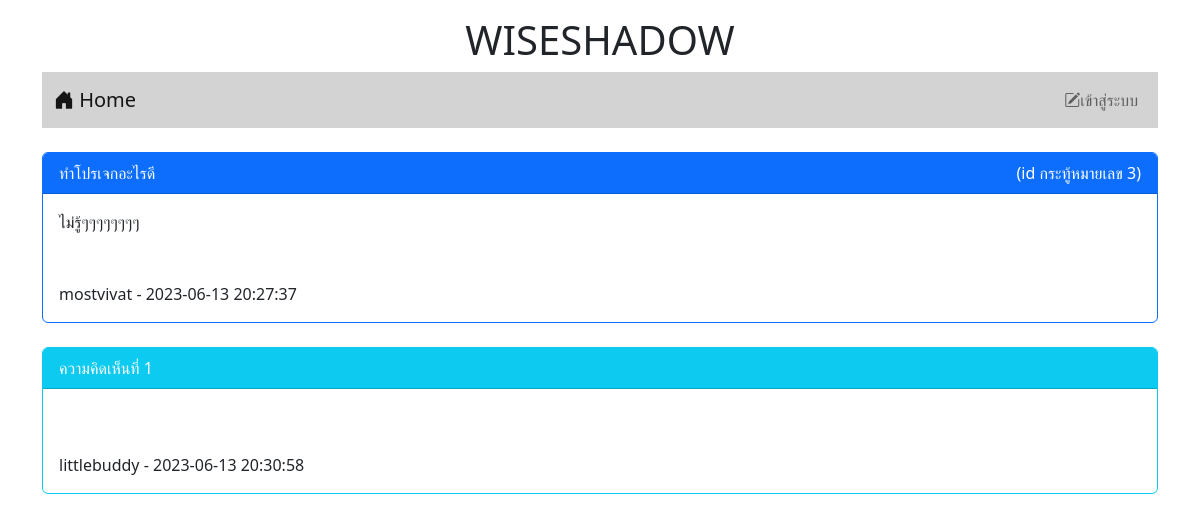
Screenshot of /post.php?id=3 with the database file from the repository.
### tables this page shows
CREATE TABLE `post` (
  `id` int(11) NOT NULL,
  `title` varchar(128) NOT NULL,
  `content` varchar(2048) NOT NULL,
  `post_date` datetime NOT NULL,
  `cat_id` int(11) NOT NULL,
  `user_id` int(11) NOT NULL
);

CREATE TABLE `user` (
  `id` int(11) NOT NULL,
  `login` varchar(32) NOT NULL,
  `password` varchar(64) NOT NULL,
  `name` varchar(64) NOT NULL,
  `gender` char(1) NOT NULL,
  `email` varchar(32) NOT NULL,
  `role` char(1) NOT NULL
);

CREATE TABLE `comment` (
  `id` int(11) NOT NULL,
  `content` varchar(20148) NOT NULL,
  `post_date` datetime NOT NULL,
  `user_id` int(11) NOT NULL,
  `post_id` int(11) NOT NULL
);

### Src/post.php (the view, shortened to what this page needs)
<!DOCTYPE html>
<html lang="en">
<head>
    <link rel="stylesheet" href="https://cdn.jsdelivr.net/npm/bootstrap-icons@1.9.1/font/bootstrap-icons.css">
    <link href="https://cdn.jsdelivr.net/npm/bootstrap@5.2.2/dist/css/bootstrap.min.css" rel="stylesheet">
</head>
<body>
    <div class="container">
    <h1 style="text-align: center;" class="mt-3">WISESHADOW</h1>
        <?php include "nav.php" ?>
        <br>
        <div class="card text-dark bg-white border-primary">
            <div class="card-header bg-primary text-white" >
                <?php
                    $id = $_GET["id"];
                    $conn = new PDO("mysql:host=localhost;dbname=webboard;charset=utf8","root","");
                    $sql = "SELECT * FROM post where id=$id";
                    $query = $conn->query($sql);
                    $result = $query->fetch(PDO::FETCH_ASSOC);
                    $title = $result["title"];
                    $content = $result["content"];
                    $post_date = $result["post_date"];
                    echo "<span style='float:right'>(id กระทู้หมายเลข $id)</span>";
                    echo $title;
                ?>
            </div>
            <div class ="card-body">
                <?php
                    $sql = "SELECT u.login FROM user u,post p WHERE u.id = p.user_id and p.id = $id";
                    $query = $conn->query($sql);
                    $result = $query->fetch(PDO::FETCH_ASSOC);
                    $username = $result["login"];
                    echo "$content <BR><BR><BR>";
                    echo "$username - $post_date <BR>";
                ?>
            </div>
        </div>
        <br>
        <?php
            $conn = new PDO("mysql:host=localhost;dbname=webboard;charset=utf8","root","");
            $sql_comment = "SELECT c.content,u.name,c.post_date FROM comment c,user u WHERE u.id = c.user_id and c.post_id=$id ORDER BY c.post_date";
        ?>
        <?php
            $i=0;
            foreach($conn->query($sql_comment) as $row){
                $i++;
        ?>
                <div class="card text-dark bg-white border-info mb-4 text-start">
                    <div class="card-header bg-info text-white "><?php echo "ความคิดเห็นที่ ".$i;?></div>
                    <div class="card-body">
                        <br><br>
                        <?php echo $row["name"]." - ".$row["post_date"];?>
                    </div>
                </div>
        <?php
            }
        ?>
        <br>
    </div>
</body>
</html>

### rows the page displays
post: title "ทำโปรเจกอะไรดี", content "ไม่รู้ๆๆๆๆๆๆๆๆ", post_date "2023-06-13 20:27:37"
user: login "mostvivat"
comment: user.name "littlebuddy", post_date "2023-06-13 20:30:58"

### other values shown
$id "3"
